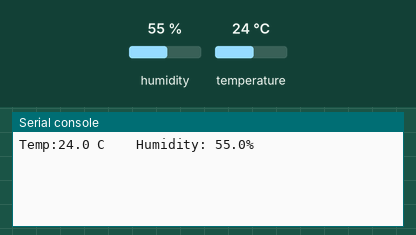
The program below on a simulated CircuitPython board. Shown: the last lines printed to the serial console. The inputs (shaded band) are chosen by the test bench; at power-on: humidity 55 %, temperature 24 °C.

Above: at 1.2 s.
1.3 s: humidity set to 22 %
At 3.4 s:
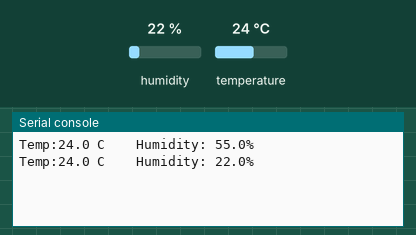
4.3 s: temperature set to 12 °C
At 5.8 s:
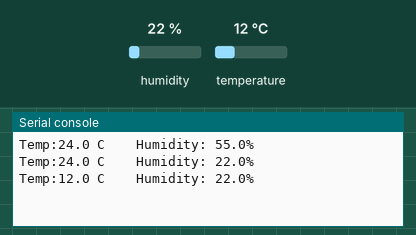
7.3 s: humidity set to 40 %
At 10.6 s:
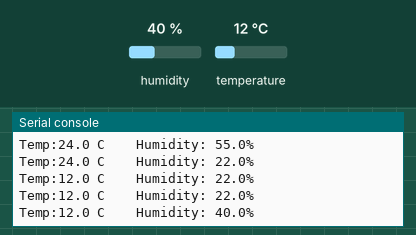
Timing chart, 0 to 12.1 s (numbered marks = the images above; inputs shaded):
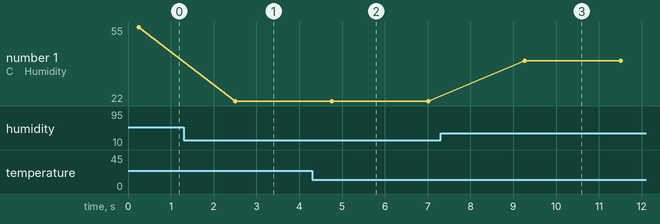

The program:

DHT22.py
```python
import time
import adafruit_dht
import board

dht_device = adafruit_dht.DHT22(board.D24)

while True:
    try:
        temperature_c = dht_device.temperature

        humidity = dht_device.humidity

        print("Temp:{:.1f} C    Humidity: {}%".format(temperature_c, humidity))
    except RuntimeError as err:
        print(err.args[0])

    time.sleep(2.0)
```

Measured:
- after the input at 1.3 s, the serial console: prints a new line after 1.2 s (image 1)
- after the input at 4.3 s, the serial console: prints a new line after 0.46 s (image 2)
- after the input at 7.3 s, the serial console: prints a new line after 2.0 s (image 3)
- plotted number 1: 55 → 22 after the input at 1.3 s, 22 → 40 after the input at 7.3 s
